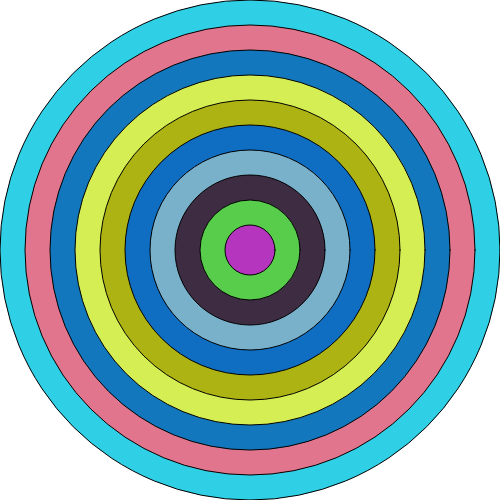
Frame 1 (no input)
Frame 60 (no input): identical to frame 1, image omitted
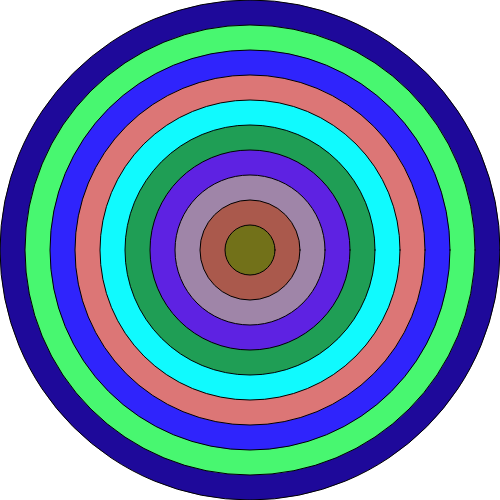
Frame 120 (the mouse pressed at the canvas centre since frame 60)

The p5.js sketch that drew these frames (run headless with seeded random() and noise() and a simulated clock; from frame 60 on, the mouse is pressed at the canvas centre):

// p5.js sketch
// ── sketch.js
let colours = [];

function setup() {
    createCanvas(500, 500);
    populateColours();
}

function draw() {
    background(255);
    for (let i = width; i > 0; i -= 50) {
        fill(colours[i / 50 - 1]);
        circle(width / 2, height / 2, i);
    }
}

function mousePressed() {
    populateColours();
}

/**
 * Populates the colours array with random color objects.
 */
function populateColours() {
    for (let i = 0; i < 10; i++) {
        colours[i] = color(random(255), random(255), random(255));
    }
}
// ── Q4.html
<!DOCTYPE html>
<html lang="en">
  <head>
    <meta charset="utf-8" />
    <meta name="viewport" content="width=device-width, initial-scale=1.0">

    <title>PDM1 - Exam Practice Exercises - Q4 Solution</title>

    <link href="https://cdn.jsdelivr.net/npm/bootstrap@5.3.1/dist/css/bootstrap.min.css" rel="stylesheet" integrity="sha384-4bw+/aepP/YC94hEpVNVgiZdgIC5+VKNBQNGCHeKRQN+PtmoHDEXuppvnDJzQIu9" crossorigin="anonymous">
    <link rel="stylesheet" type="text/css" href="./lib/main-styles.css">
    <script src="https://cdn.jsdelivr.net/npm/bootstrap@5.3.1/dist/js/bootstrap.bundle.min.js" integrity="sha384-HwwvtgBNo3bZJJLYd8oVXjrBZt8cqVSpeBNS5n7C8IVInixGAoxmnlMuBnhbgrkm" crossorigin="anonymous"></script>
    <script src="./lib/libraries/p5.min.js"></script>
  </head>

  <body>
    <h1>Q4 Solution</h1>
    <script src="sketch.js"></script>
  </body>
</html>
